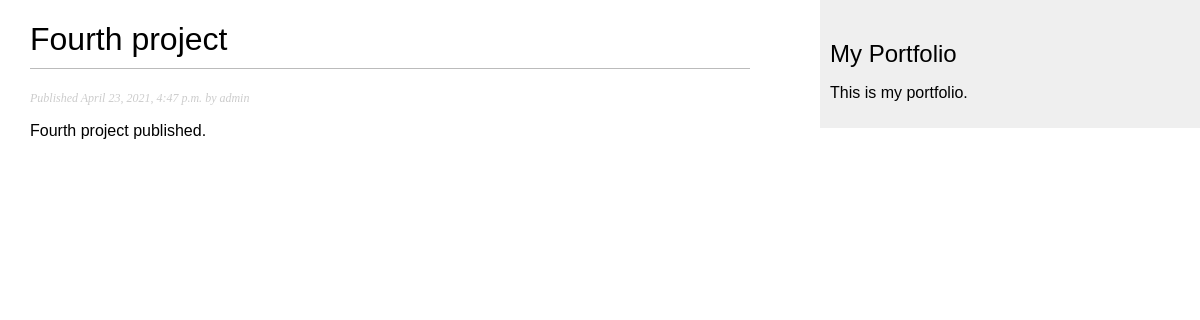
Screenshot of /portfolio/2021/4/23/fourth-project/ with the database file from the repository.
### portfolio/models.py (models this page shows, shortened)
class Project(models.Model):
    STATUS_CHOICES = (
        ('draft', 'Draft'),
        ('published', 'Published'),
    )
    title = models.CharField(max_length=250)
    slug = models.SlugField(max_length=250,
                            unique_for_date='publish')
    author = models.ForeignKey(User,
                               on_delete=models.CASCADE,
                               related_name='portfolio_projects')
    body = models.TextField()
    image1 = models.CharField(max_length=250)
    image2 = models.CharField(max_length=250)
    image3 = models.CharField(max_length=250)
    publish = models.DateTimeField(default=timezone.now)
    created = models.DateTimeField(auto_now_add=True)
    updated = models.DateTimeField(auto_now=True)
    status = models.CharField(max_length=10,
                              choices=STATUS_CHOICES,
                              default='draft')
    objects = models.Manager()  # The default manager
    published = PublishedManager()  # Our custom manager
    class Meta:
        ordering = ('-publish',)

### portfolio/views.py (the view)
def project_detail(request, year, month, day, project):
    project = get_object_or_404(Project, slug=project,
                                status='published',
                                publish__year=year,
                                publish__month=month,
                                publish__day=day)
    return render(request,
                  'portfolio/project/detail.html',
                  {'project': project})

### portfolio/templates/portfolio/project/detail.html (shortened to what this page needs)
{% extends "portfolio/base.html" %}
{% block content %}
    <h1>{{ project.title }}</h1>
    <p class="date">
        Published {{ project.publish }} by {{ project.author }}
    </p>
    {{ project.body|linebreaks }}
{% endblock %}

### portfolio/static/css/portfolio.css (style rules this page uses)
body { margin:0; padding:0; font-family:helvetica, sans-serif; }
h1 { font-weight:normal; border-bottom:1px solid #bbb; padding:0 0 10px 0; }
p.date { color:#ccc; font-family: georgia, serif; font-size: 12px; font-style: italic; }

### rows the page displays
Project: title "Fourth project", publish "April 23, 2021, 4:47 p.m.", author "admin", body "Fourth project published."
